Frame 1 (no input): blank canvas, image omitted
Frame 60 (no input): blank canvas, image omitted
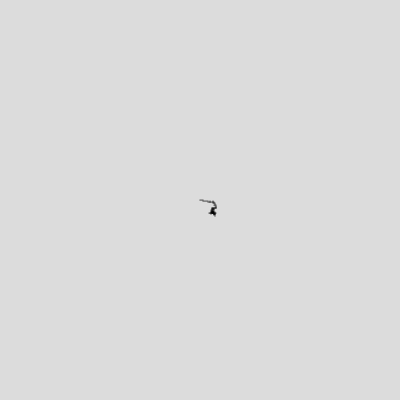
Frame 120 (the mouse pressed at the canvas centre since frame 60)

The p5.js sketch whose frames 1 and 60 were blank and that drew this single picture after the mouse press (run headless with seeded random() and noise() and a simulated clock; from frame 60 on, the mouse is pressed at the canvas centre):

// p5.js sketch
// ── sketch.js
let w;

function setup() {
  createCanvas(400, 400);
  background(220);
  w = new Walker();

}

function draw() {
  

  w.display();
  w.walk();
}


class Walker{
  constructor(){
    this.x = width/2;
    this.y = height/2;
    
  }


  display(){
    stroke(0);
    point(this.x, this.y);
  }

  walk(){
    let choice = int(random(6));
    
    //FRONT
    if (choice == 0) {
      this.y+= -1;
    }
    //RIGHT
     else if (choice == 1 || choice == 4){
      this.x+= 1;
    }
    //DOWN
    else if (choice == 2 || choice == 5) {
      this.y+= 1;
    }
    //LEFT
    else if (choice == 3){
      this.x+= -1;
    }

    


  }


}
